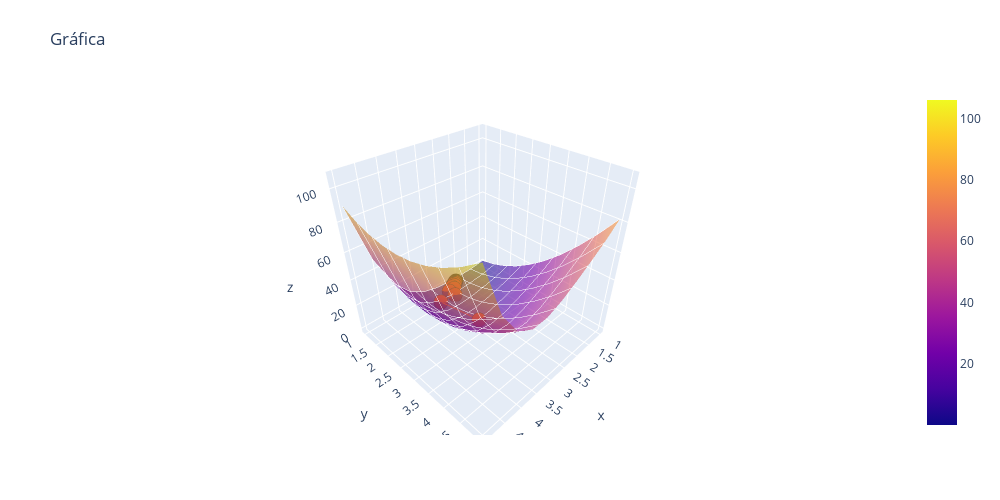

This figure's notebook cell:
### Code cell
# Data for a three-dimensional line
xline = np.linspace(1,5, 10)
yline = np.linspace(1, 5, 10)
X, Y = np.meshgrid(xline, yline)
Z = (((X-2)**4)+(X-(2*Y))**2)

fig = go.Figure(data=[go.Surface(  opacity=0.6,  contours = {
        "x": {"show": True,  "size": 0.1, "color":"white"},
        "y": {"show": True, "size": 0.1,"color":"white"}
    },x=X,y=Y,z=Z)])
fig.update_layout(title='Gráfica', autosize=True,
                  width=1000, height=500,
                  margin=dict(l=65, r=50, b=65, t=90))
fig.add_trace(
    go.Scatter3d(
        x=xx,y=yy,z=zz,
        mode="lines+markers",
        marker_line_width=10, marker_size=5

    ))
fig.show()
